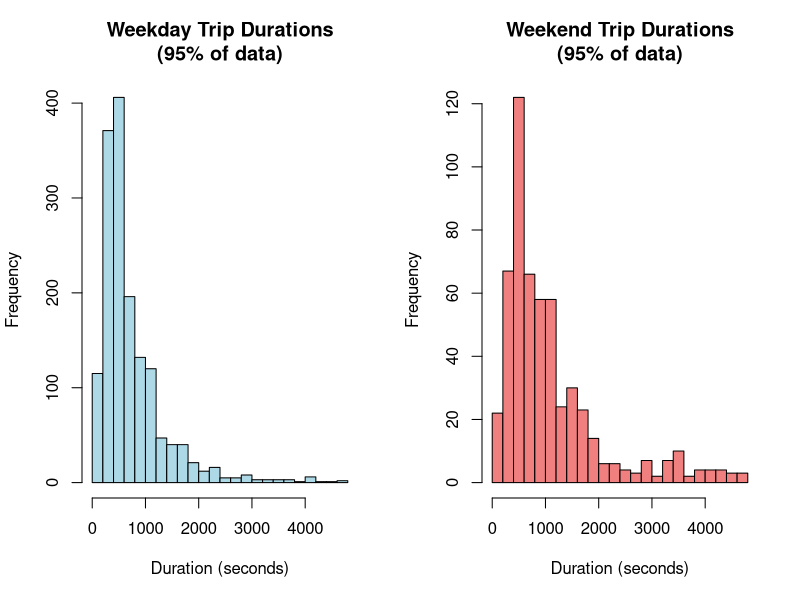
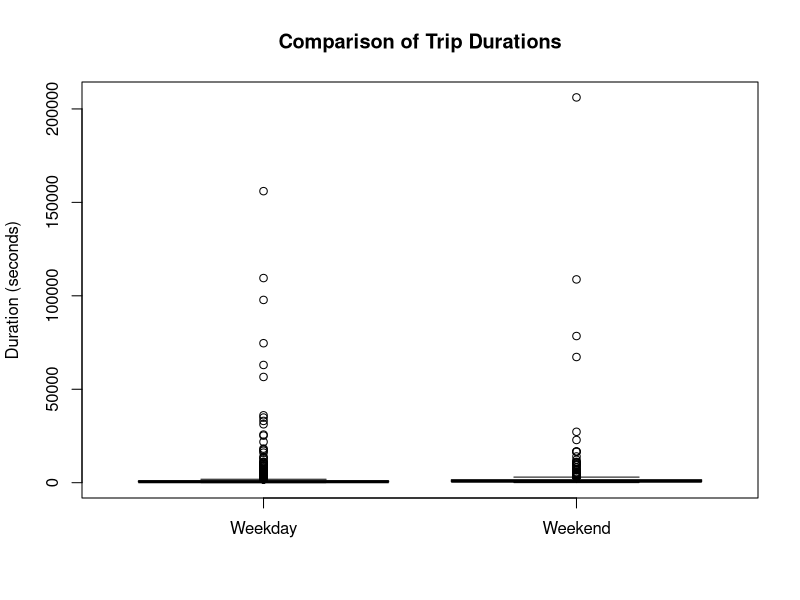
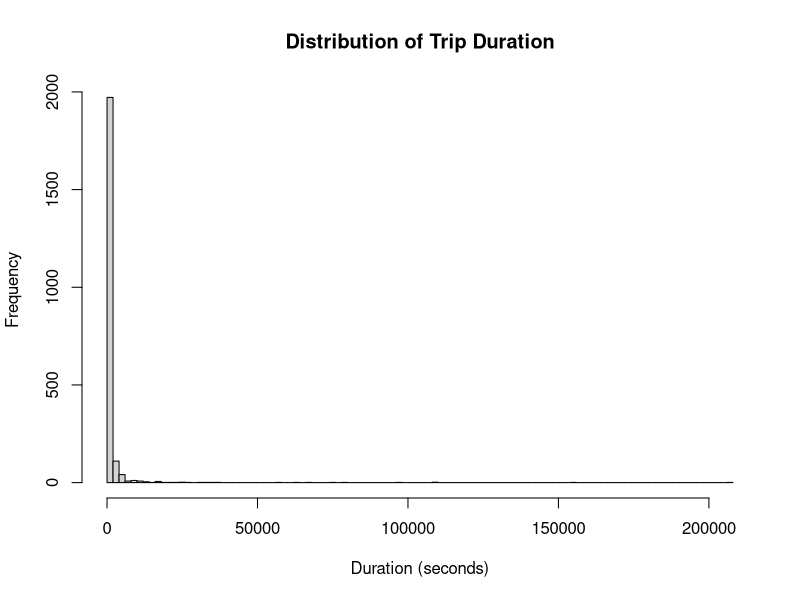
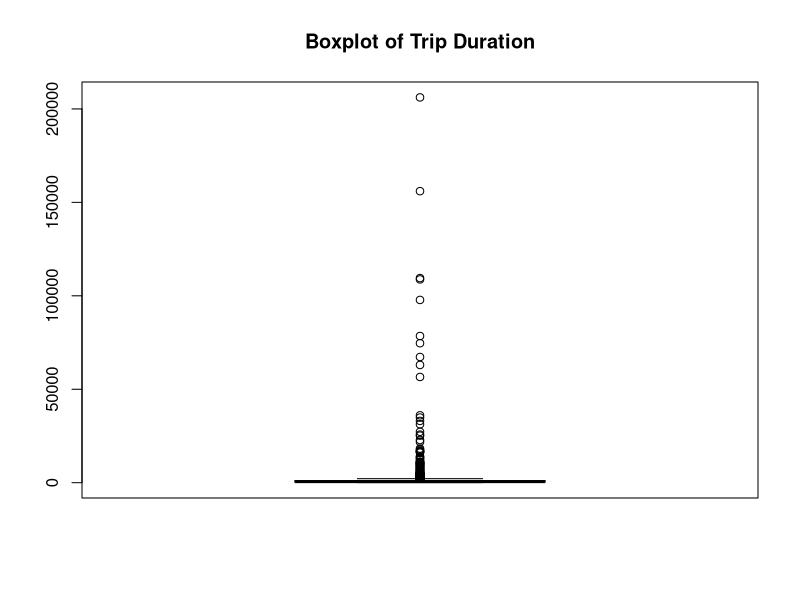
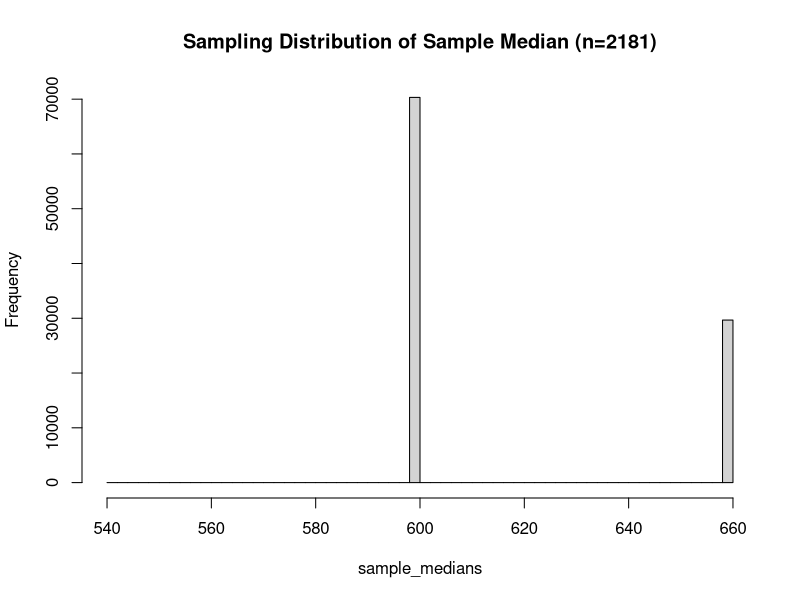
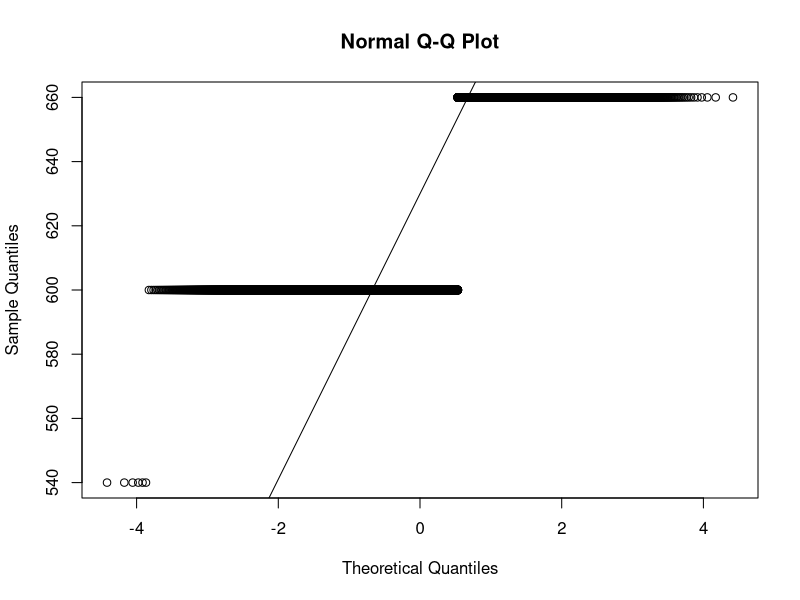
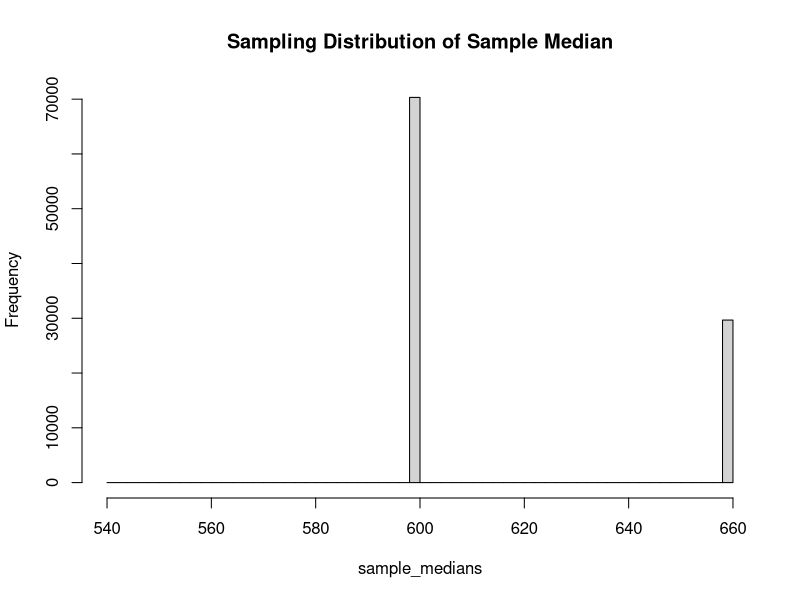
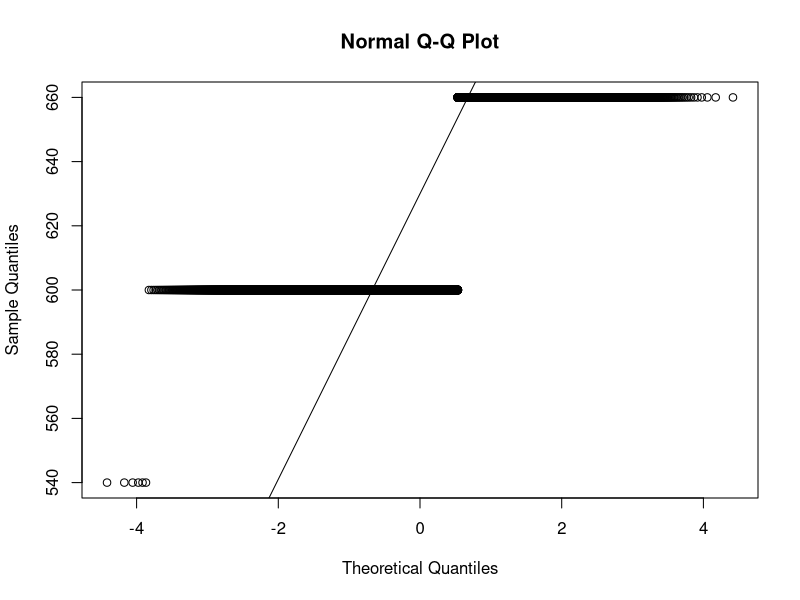

These charts were generated, in order, by the following R code:
## ---- chunk 1
# Load libraries
library(tidyverse)
library(ggplot2)

# Load data
bikes <- read.csv("sample_of_bikes_4.csv")
trips <- read.csv("sample_of_trips_4.csv")

# Display first few rows and structure
head(bikes)
head(trips)
str(bikes)
str(trips)
## ---- chunk 2
# Total rows (trips per bike in sample)
number_of_bikes <- nrow(bikes)

# Unique bikes (safer if duplicates exist)
unique_bikes <- length(unique(bikes$BikeID))
# Or with dplyr:
unique_bikes_dplyr <- n_distinct(bikes$BikeID)

number_of_bikes
unique_bikes
unique_bikes_dplyr
## ---- chunk 3
# Find the bike with the longest trip duration
longest <- bikes[which.max(bikes$Duration), "BikeID"]
longest

# Verify: check the max duration
max_duration <- max(bikes$Duration, na.rm = TRUE)
max_duration
## ---- chunk 4
# Count number of trips per bike
bike_trips <- bikes |>
  group_by(BikeID) |>
  summarise(num_trips = n(), .groups = 'drop') |>
  arrange(desc(num_trips))

head(bike_trips)

most_rented <- bike_trips$BikeID[1]
most_rented
## ---- chunk 5
# Calculate average duration per bike
avg_bike_duration <- bikes |>
  group_by(BikeID) |>
  summarise(avg_duration = mean(Duration, na.rm = TRUE), .groups = 'drop') |>
  arrange(desc(avg_duration))

head(avg_bike_duration)

longest_avg <- avg_bike_duration$BikeID[1]
longest_avg
## ---- chunk 6
# Question 1 Analysis Code

# Load data
bikes <- read.csv("sample_of_bikes_4.csv")

# Q1.1
unique_bikes <- length(unique(bikes$BikeID))

# Q1.2
longest <- bikes[which.max(bikes$Duration), "BikeID"]

# Q1.3
bike_trips <- bikes |>
  group_by(BikeID) |>
  summarise(num_trips = n(), .groups = 'drop') |>
  arrange(desc(num_trips))
most_rented <- bike_trips$BikeID[1]

# Q1.4
avg_bike_duration <- bikes |>
  group_by(BikeID) |>
  summarise(avg_duration = mean(Duration, na.rm = TRUE), .groups = 'drop') |>
  arrange(desc(avg_duration))
longest_avg <- avg_bike_duration$BikeID[1]
## ---- chunk 7
# Load trips data
trips <- read.csv("sample_of_trips_4.csv")

# Explore the data
head(trips)
str(trips)

# Summary statistics for Duration
summary(trips$Duration)
## ---- chunk 8
# Calculate 90% confidence interval for mean duration
n <- nrow(trips)
mean_duration <- mean(trips$Duration, na.rm = TRUE)
se <- sd(trips$Duration, na.rm = TRUE) / sqrt(n)

# Using t-distribution (n-1 degrees of freedom)
t_critical <- qt(0.95, df = n - 1)  # 90% CI means 5% in each tail

lower_bound <- mean_duration - t_critical * se
upper_bound <- mean_duration + t_critical * se

c(lower_bound, upper_bound)

# Verify with built-in function
t.test(trips$Duration, conf.level = 0.90)
## ---- chunk 9
# Round to three decimal places
lb <- round(lower_bound, 3)
ub <- round(upper_bound, 3)

lb
ub
## ---- chunk 10
# Load data
trips <- read.csv("sample_of_trips_4.csv")

# Calculate 90% CI for mean duration
n <- nrow(trips)
mean_duration <- mean(trips$Duration, na.rm = TRUE)
se <- sd(trips$Duration, na.rm = TRUE) / sqrt(n)
t_critical <- qt(0.95, df = n - 1)

lower_bound <- round(mean_duration - t_critical * se, 3)
upper_bound <- round(mean_duration + t_critical * se, 3)

# Alternative: using t.test
t_result <- t.test(trips$Duration, conf.level = 0.90)
## ---- chunk 11
# Explore the IsWeekend variable
table(trips$IsWeekend)

# Separate weekday and weekend trips
weekday <- trips[trips$IsWeekend == 0, "Duration"]
weekend <- trips[trips$IsWeekend == 1, "Duration"]

# Summary statistics
summary(weekday)
summary(weekend)

# Compare means
cat("Weekday mean:", mean(weekday, na.rm = TRUE), "seconds\n")
cat("Weekend mean:", mean(weekend, na.rm = TRUE), "seconds\n")
cat("Difference:", mean(weekend, na.rm = TRUE) - mean(weekday, na.rm = TRUE), "seconds\n\n")

# Visualize - zoom in to where most data is (remove extreme outliers for visualization)
# Use 95th percentile as upper limit to see the actual distribution
upper_limit_weekday <- quantile(weekday, 0.95, na.rm = TRUE)
upper_limit_weekend <- quantile(weekend, 0.95, na.rm = TRUE)
upper_limit <- max(upper_limit_weekday, upper_limit_weekend)

par(mfrow = c(1, 2))
hist(weekday[weekday <= upper_limit], 
     breaks = 30, 
     main = "Weekday Trip Durations\n(95% of data)", 
     xlab = "Duration (seconds)",
     col = "lightblue")
hist(weekend[weekend <= upper_limit], 
     breaks = 30, 
     main = "Weekend Trip Durations\n(95% of data)", 
     xlab = "Duration (seconds)",
     col = "lightcoral")
par(mfrow = c(1, 1))

# Boxplot comparison
boxplot(weekday, weekend, 
        names = c("Weekday", "Weekend"),
        main = "Comparison of Trip Durations",
        ylab = "Duration (seconds)",
        col = c("lightblue", "lightcoral"))
## ---- chunk 12
# H0: μ0 - μ1 = 0
# Ha: μ0 - μ1 < 0 (weekday mean < weekend mean)
# Or equivalently: μ0 < μ1
cat("Alternative Hypothesis: H_a: μ0 - μ1 < 0\n")
cat("Or equivalently: μ0 < μ1 (weekday duration < weekend duration)\n")
## ---- chunk 13
# Two-sample t-test
# H0: μ0 - μ1 = 0 (means are equal)
# Ha: μ0 < μ1 (weekday duration < weekend duration) - one-tailed test

t_test_result <- t.test(weekday, weekend, 
                        alternative = "less", 
                        var.equal = FALSE)

t_test_result

p_value <- t_test_result$p.value
p_value

# Decision at α = 0.05
alpha <- 0.05
if (p_value < alpha) {
  decision <- "Reject the null hypothesis"
} else {
  decision <- "Fail to reject the null hypothesis"
}

cat("Decision:", decision, "\n")
cat("p-value:", p_value, "\n")
## ---- chunk 14
# Load data
trips <- read.csv("sample_of_trips_4.csv")

# Separate by weekend status
weekday <- trips[trips$IsWeekend == 0, "Duration"]
weekend <- trips[trips$IsWeekend == 1, "Duration"]

# Two-sample t-test
t_test_result <- t.test(weekday, weekend, 
                        alternative = "less", 
                        var.equal = FALSE)

p_value <- t_test_result$p.value

p_value
## ---- chunk 15
# Examine the distribution of Duration
summary(trips$Duration)
hist(trips$Duration, breaks = 100, main = "Distribution of Trip Duration", xlab = "Duration (seconds)")
boxplot(trips$Duration, main = "Boxplot of Trip Duration")

# Check for skewness
skewness_val <- (mean(trips$Duration) - median(trips$Duration)) / sd(trips$Duration)
cat("Skewness (mean - median) / sd:", skewness_val, "\n")
## ---- chunk 16
set.seed(333)

n <- 2181
sample_num <- 100000

# Generate sampling distribution of sample medians
sample_medians <- numeric(sample_num)

for (i in 1:sample_num) {
  sample_data <- sample(trips$Duration, size = n, replace = TRUE)
  sample_medians[i] <- median(sample_data, na.rm = TRUE)
}

# Plot the sampling distribution
hist(sample_medians, breaks = 50, main = "Sampling Distribution of Sample Median (n=2181)")
qqnorm(sample_medians)
qqline(sample_medians)

# Summary statistics
summary(sample_medians)
## ---- chunk 17
# Describe the sampling distribution
cat("Mean of sample medians:", mean(sample_medians), "\n")
cat("SD of sample medians:", sd(sample_medians), "\n")
cat("Min:", min(sample_medians), "\n")
cat("Max:", max(sample_medians), "\n")
cat("Median of sample medians:", median(sample_medians), "\n")
## ---- chunk 18
set.seed(333)

trips <- read.csv("sample_of_trips_4.csv")

n <- 2181
sample_num <- 100000

sample_medians <- numeric(sample_num)

for (i in 1:sample_num) {
  sample_data <- sample(trips$Duration, size = n, replace = TRUE)
  sample_medians[i] <- median(sample_data, na.rm = TRUE)
}

hist(sample_medians, breaks = 50, main = "Sampling Distribution of Sample Median")
qqnorm(sample_medians)
qqline(sample_medians)

summary(sample_medians)
